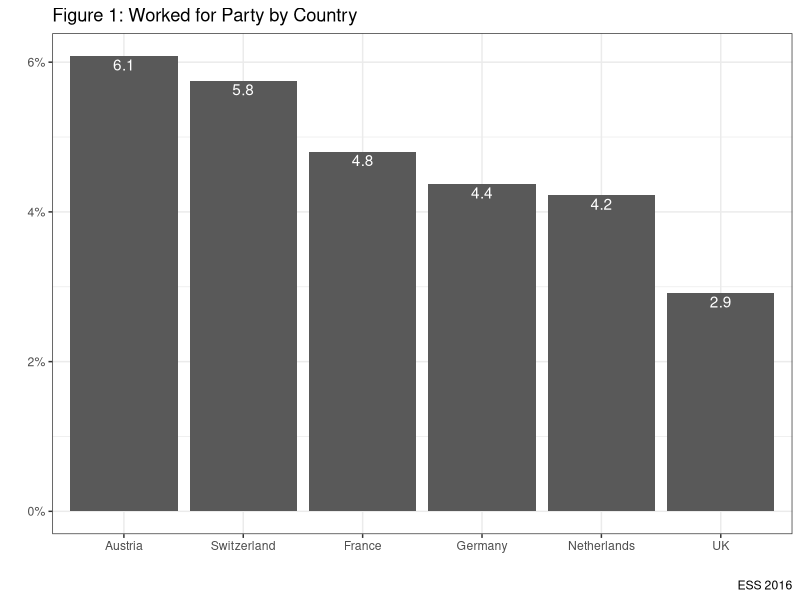
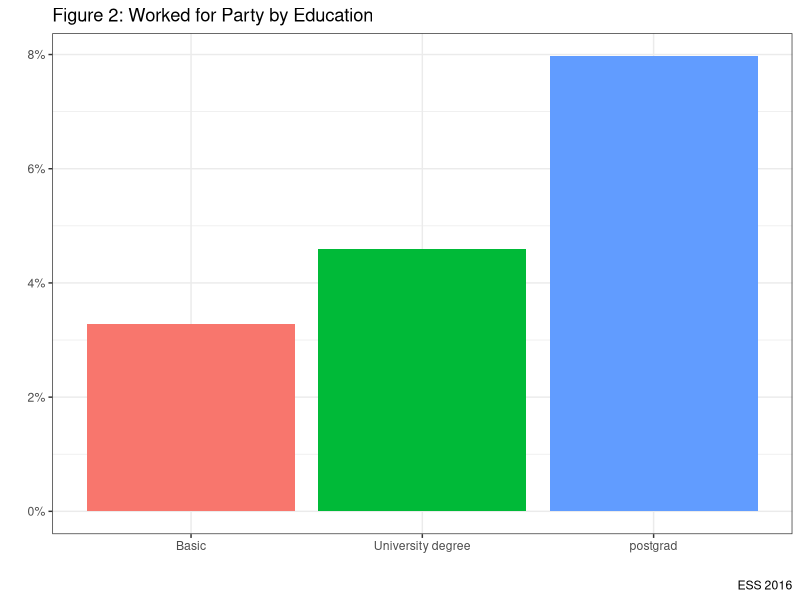
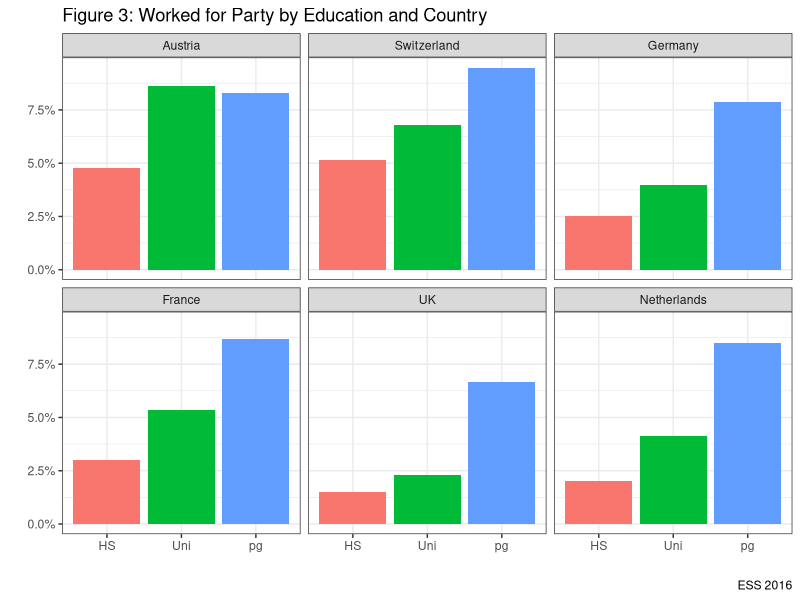
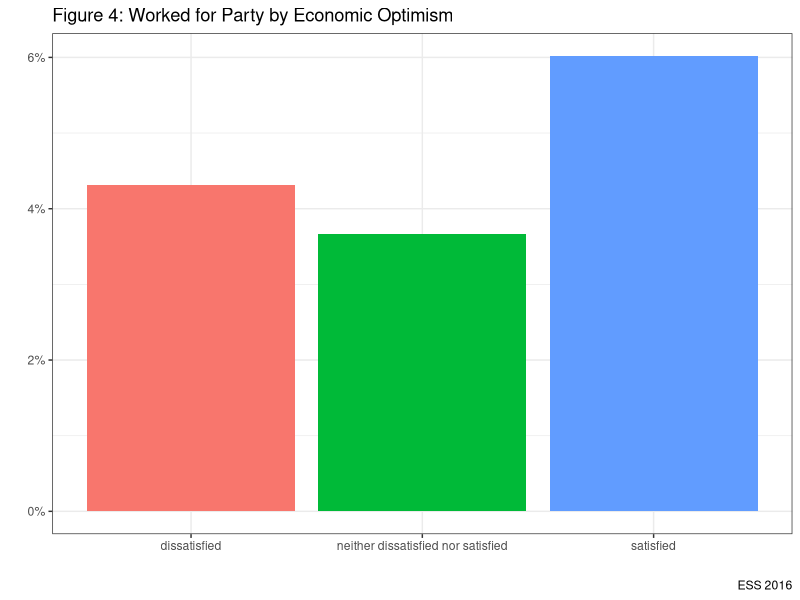
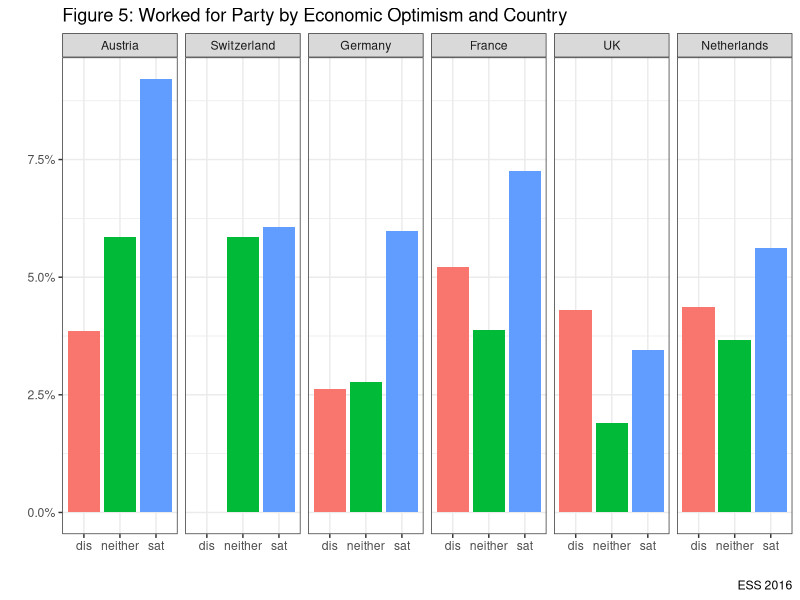
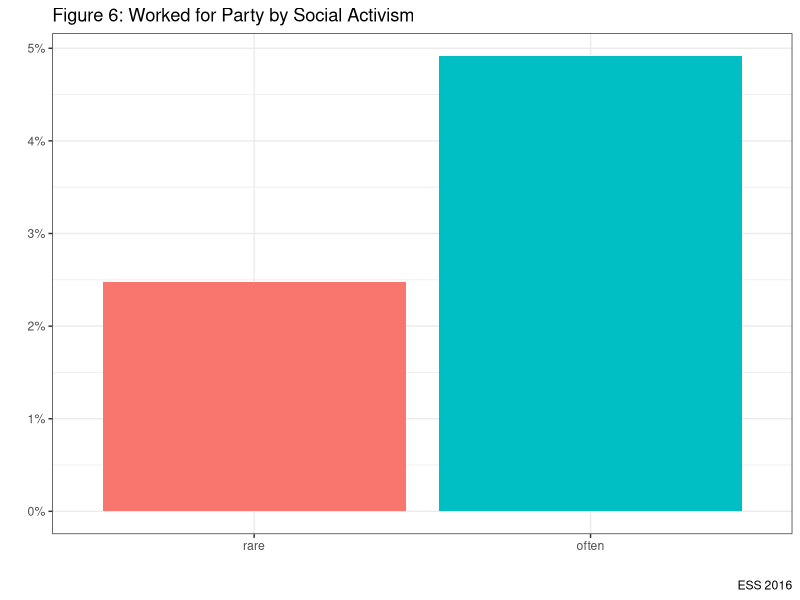
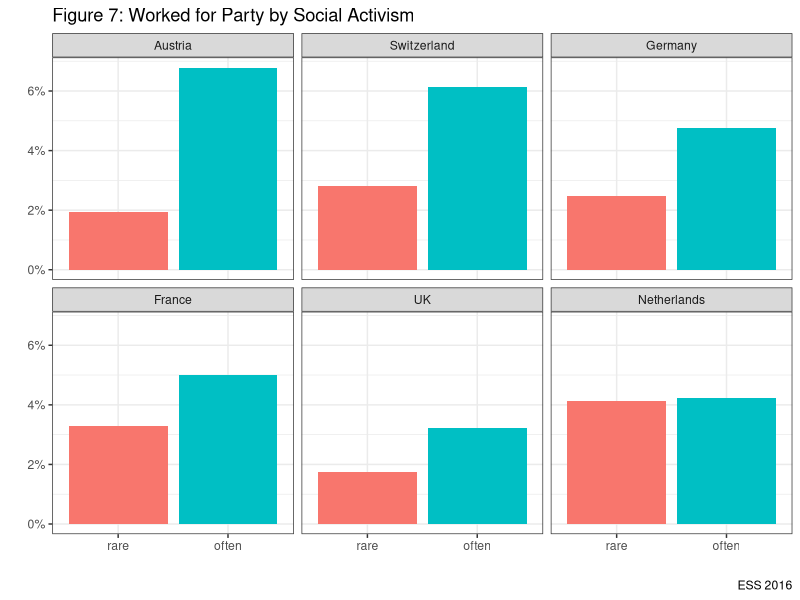

Write the R code that produced these figures, in order.
# In the lecture, we found a particularly challenging picture of political parties. We found:

                  # (1) weakening attachments

                  # (2) falling (and concentrating) membership; and

                  # (3) Negative public images.

# In this lab, we're going to look at who works for political parties,
# examining their socio-economic background to see if there is inequality.

ESS <- foreign::read.dta("data/ESS.dta", convert.factors=TRUE)
attach(ESS)
library(tidyverse)
options(warn = -1)

#Let's begin by looking at the general levels of working for parties:

ESS %>% filter(!is.na(wparty)) %>% count(wparty) %>%
  mutate("%" = round(n/sum(n) * 100, digits=1)) %>%
  knitr::kable("pandoc", caption = "Work for Party in European Democracies",
  col.names = c('Worked', 'N', '%'), align="lccc")

#How does this vary by country?#

ESS %>% group_by(cntry) %>% filter(!is.na(wparty)) %>%
  count(wparty) %>% mutate("%" = round(n/sum(n) * 100, digits=1)) %>%
  knitr::kable("pandoc", caption = "Comparing Work for Party in European Democracies",
  col.names = c('Country', 'Worked', 'N', '%'), align="cccc")

# Let's graph this to make the findings stand out a bit better

ESS %>% group_by(cntry) %>% filter(!is.na(wparty)) %>%
  count(wparty) %>% mutate(prop=prop.table(n*100)) %>%
  filter(!wparty=="have not worked for pp") %>%
  ggplot(aes(x=reorder(cntry, -prop), y=prop)) +
  geom_col()+geom_text(aes(label = round(prop*100, digits = 1)), color = "white", vjust = 1.2)+
  labs(x="", y="", title="Figure 1: Worked for Party by Country", caption="ESS 2016")+
  scale_y_continuous(labels=scales::percent)+
  theme_bw()+
  guides(fill=FALSE)

# How does the age of the population differ from that of workers of political parties?

a <- ESS %>% group_by(cntry) %>% summarise(mean= mean(age, na.rm=T))
b <- ESS %>% group_by(cntry, wparty) %>% summarise(avg_age_pp= mean(age, na.rm=T)) %>% filter(!is.na(wparty), !wparty=="have not worked for pp")
left_join(a, b, by = "cntry") %>% select(-wparty) %>%
     knitr::kable("pandoc", caption = "Average Population and Workers of Parties in European Democracies",
     col.names = c('Country', 'Average Age Population', 'Average Age Worker Political Party'), digits =1, align="cccc") %>% print()

# Is there gender balance amongst workers of political parties compared with the population?#

c <- ESS %>% group_by(cntry) %>%
  count(gender) %>%
  mutate(perc_pop=n/sum(n)*100)
d <- ESS %>% filter(wparty=="have worked for pp") %>% group_by(cntry, gender) %>%
       count(wparty) %>% group_by(cntry) %>% mutate(perc_wk_pp=n/sum(n)*100) %>%
       select(-wparty)
left_join(c, d, by=c("cntry", "gender")) %>% select(-n.x, -n.y) %>%
  knitr::kable("pandoc", caption = "Gender Balance in Population and Workers of Parties in European Democracies",
               col.names = c('Country', 'Gender', 'Population', 'Workers of Political Party'),
               digits =1, align="cccc") %>% print()

#Let's take a look at Education#


ESS %>% group_by(educat) %>% filter(!is.na(wparty), !is.na(educat)) %>%
       count(wparty) %>% mutate(prop=prop.table(n*100)) %>%
       filter(!wparty=="have not worked for pp") %>%
       ggplot(aes(x=educat, y=prop, fill=educat)) +
       geom_bar(stat="identity")+
       labs(x="", y="", title="Figure 2: Worked for Party by Education", caption="ESS 2016")+
       scale_y_continuous(labels=scales::percent)+
       theme_bw()+
       guides(fill=FALSE)

ESS %>% group_by(educat, cntry) %>% filter(!is.na(wparty), !is.na(educat)) %>%
  count(wparty) %>% mutate(prop=prop.table(n*100)) %>%
  filter(!wparty=="have not worked for pp") %>%
  ggplot(aes(x=educat, y=prop, fill=educat)) +
  geom_bar(stat="identity")+
  facet_wrap(~cntry, nrow=2)+
  labs(x="", y="", title="Figure 3: Worked for Party by Education and Country", caption="ESS 2016")+
  scale_y_continuous(labels=scales::percent)+
  theme_bw()+
  guides(fill=FALSE)+
  scale_x_discrete(labels=c("Basic" = "HS", "University degree" = "Uni", "postgrad" = "pg"))


#Are Party Workers Economically Optimistic?

ESS %>% group_by(econsat) %>% filter(!is.na(wparty), !is.na(econsat)) %>%
  count(wparty) %>% mutate(prop=prop.table(n*100)) %>%
  filter(!wparty=="have not worked for pp") %>%
  ggplot(aes(x=econsat, y=prop, fill=econsat)) +
  geom_bar(stat="identity")+
  labs(x="", y="", title="Figure 4: Worked for Party by Economic Optimism", caption="ESS 2016")+
  scale_y_continuous(labels=scales::percent)+
  theme_bw()+
  guides(fill=FALSE)

ESS %>% group_by(econsat, cntry) %>% filter(!is.na(wparty), !is.na(econsat)) %>%
  count(wparty) %>% mutate(prop=prop.table(n*100)) %>%
  filter(!wparty=="have not worked for pp") %>%
  ggplot(aes(x=econsat, y=prop, fill=econsat)) +
  geom_bar(stat="identity")+
  facet_grid(~cntry)+
  labs(x="", y="", title="Figure 5: Worked for Party by Economic Optimism and Country", caption="ESS 2016")+
  scale_y_continuous(labels=scales::percent)+
  theme_bw()+
  guides(fill=FALSE)+
  scale_x_discrete(labels=c("dissatisfied" = "dis", "neither dissatisfied nor satisfied" = "neither", "satisfied" = "sat"))

# Does social connectivity increase the likelihood of working for parties?

ESS %>% group_by(socialise) %>% filter(!is.na(wparty), !is.na(socialise)) %>%
    count(wparty) %>% mutate(prop=prop.table(n*100)) %>%
    filter(!wparty=="have not worked for pp") %>%
    ggplot(aes(x=socialise, y=prop, fill=socialise)) +
    geom_bar(stat="identity")+
    labs(x="", y="", title="Figure 6: Worked for Party by Social Activism", caption="ESS 2016")+
    scale_y_continuous(labels=scales::percent)+
    theme_bw()+
    guides(fill=FALSE)

# And does this vary by country?

ESS %>% group_by(socialise, cntry) %>% filter(!is.na(wparty), !is.na(socialise)) %>%
    count(wparty) %>% mutate(prop=prop.table(n*100)) %>%
    filter(!wparty=="have not worked for pp") %>%
    ggplot(aes(x=socialise, y=prop, fill=socialise)) +
    geom_bar(stat="identity")+ facet_wrap(~cntry, nrow = 2)+
    labs(x="", y="", title="Figure 7: Worked for Party by Social Activism", caption="ESS 2016")+
    scale_y_continuous(labels=scales::percent)+
    theme_bw()+
    guides(fill=FALSE)


rm(a,b,c,d)


# What can we conclude about people who work for parties? Are they a model of equality and diversity?
